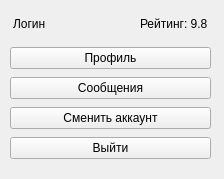
<?xml version="1.0" encoding="UTF-8"?>
<ui version="4.0">
 <class>miniMenu</class>
 <widget class="QWidget" name="miniMenu">
  <property name="geometry">
   <rect>
    <x>0</x>
    <y>0</y>
    <width>224</width>
    <height>179</height>
   </rect>
  </property>
  <property name="windowTitle">
   <string>Form</string>
  </property>
  <widget class="QLabel" name="login">
   <property name="enabled">
    <bool>true</bool>
   </property>
   <property name="geometry">
    <rect>
     <x>13</x>
     <y>10</y>
     <width>121</width>
     <height>27</height>
    </rect>
   </property>
   <property name="text">
    <string>Логин</string>
   </property>
  </widget>
  <widget class="QLabel" name="rang">
   <property name="geometry">
    <rect>
     <x>140</x>
     <y>10</y>
     <width>70</width>
     <height>27</height>
    </rect>
   </property>
   <property name="maximumSize">
    <size>
     <width>70</width>
     <height>16777215</height>
    </size>
   </property>
   <property name="text">
    <string>Рейтинг: 9.8</string>
   </property>
  </widget>
  <widget class="QWidget" name="">
   <property name="geometry">
    <rect>
     <x>10</x>
     <y>45</y>
     <width>201</width>
     <height>116</height>
    </rect>
   </property>
   <layout class="QVBoxLayout" name="verticalLayout">
    <item>
     <widget class="QPushButton" name="profil">
      <property name="text">
       <string>Профиль</string>
      </property>
     </widget>
    </item>
    <item>
     <widget class="QPushButton" name="message">
      <property name="text">
       <string>Сообщения</string>
      </property>
     </widget>
    </item>
    <item>
     <widget class="QPushButton" name="pushButton_4">
      <property name="text">
       <string>Сменить аккаунт</string>
      </property>
     </widget>
    </item>
    <item>
     <widget class="QPushButton" name="exit">
      <property name="text">
       <string>Выйти</string>
      </property>
     </widget>
    </item>
   </layout>
  </widget>
 </widget>
 <resources/>
 <connections/>
</ui>
